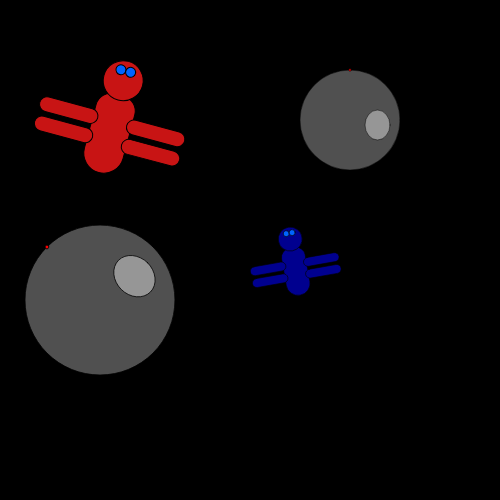
Frame 1 (no input)
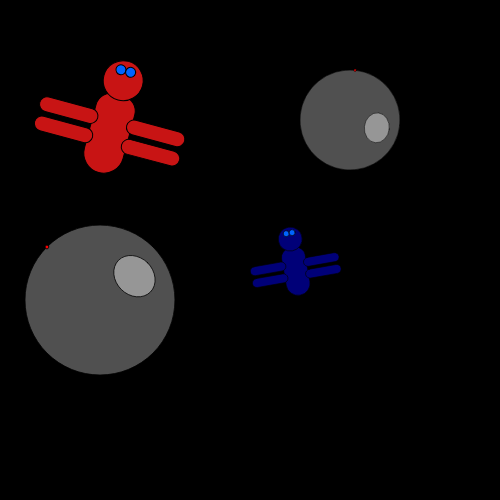
Frame 60 (no input)
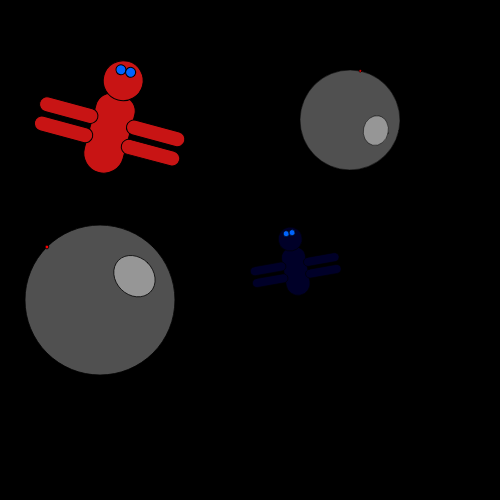
Frame 120 (the mouse pressed at the canvas centre since frame 60)

The p5.js sketch that drew these frames (run headless with seeded random() and noise() and a simulated clock; from frame 60 on, the mouse is pressed at the canvas centre):

// p5.js sketch
// ── sketch.js
// in this example all the transform tools  are placed
  // inside the functions, so that the parameters that are passed
  // change the transform, rot and scale 
 

  let counter = 0;

  function setup() {
    createCanvas(500,500);
    background(20);
    fill(255);
    angleMode(DEGREES);
  }
  
  function draw() {
    background(0);
    deathstar(100,300,-45,.75);
    deathstar(350,120,counter,.5);
    spaceBug(color(0,0,random(200)),width/2+30, height/2, -10,0.6);
    spaceBug(color(200,20,20), 100,90,15,1 );
    counter+=.1;
  
  }
  
         //deathstar (x,y,rotate, scale)
  function deathstar(lx,ly,rot,sc) {
  
    push();
    translate(lx,ly);
    rotate(rot);
    scale(sc);
    fill(80);
    ellipse(0,0,200,200);  // anchor
    fill(150);
    ellipse(55,10,50,60);
    fill(255,0,0);
    ellipse(0,-100,5,5);
    pop();
  
  }
  
          //spaceBug (color, x,y,rotate,scale)
  function spaceBug(k,lx,ly,rot,sc) {
    //console.log("toon1");
  
   push();
      translate(lx,ly);
      //rotate(random(10,20));
      rotate(rot);
      scale(sc);
      body(k);
      head(k,20,-15);
      arm(k,-55,20); // left arm
      arm(k,35,20); // right arm
      arm(k,-55,40); // bot left arm
      arm(k,35,40); // bot tight arm
    pop();
  
  }
  
  
  function body(k){
   //console.log("body");
    fill(k);
    //rotate(45);
    rect(0,0,40,80, 15,15,25,25);
  }
  
  function head(c,lx,ly){
  //console.log("head");
  push();
  fill(c);
  translate(lx,ly)
  //head
  ellipse(0,0,40,40);
  //eyes
  fill(0,100,255);
  ellipse(-5,-10,10,10,);
  ellipse(5,-10,10,10,);
  
  pop();
  }
  
  function arm(c,lx,ly){
  //console.log("arms");
  fill(c);
  //rotate(45);
  rect(lx,ly,60,15,10);
  }
  
